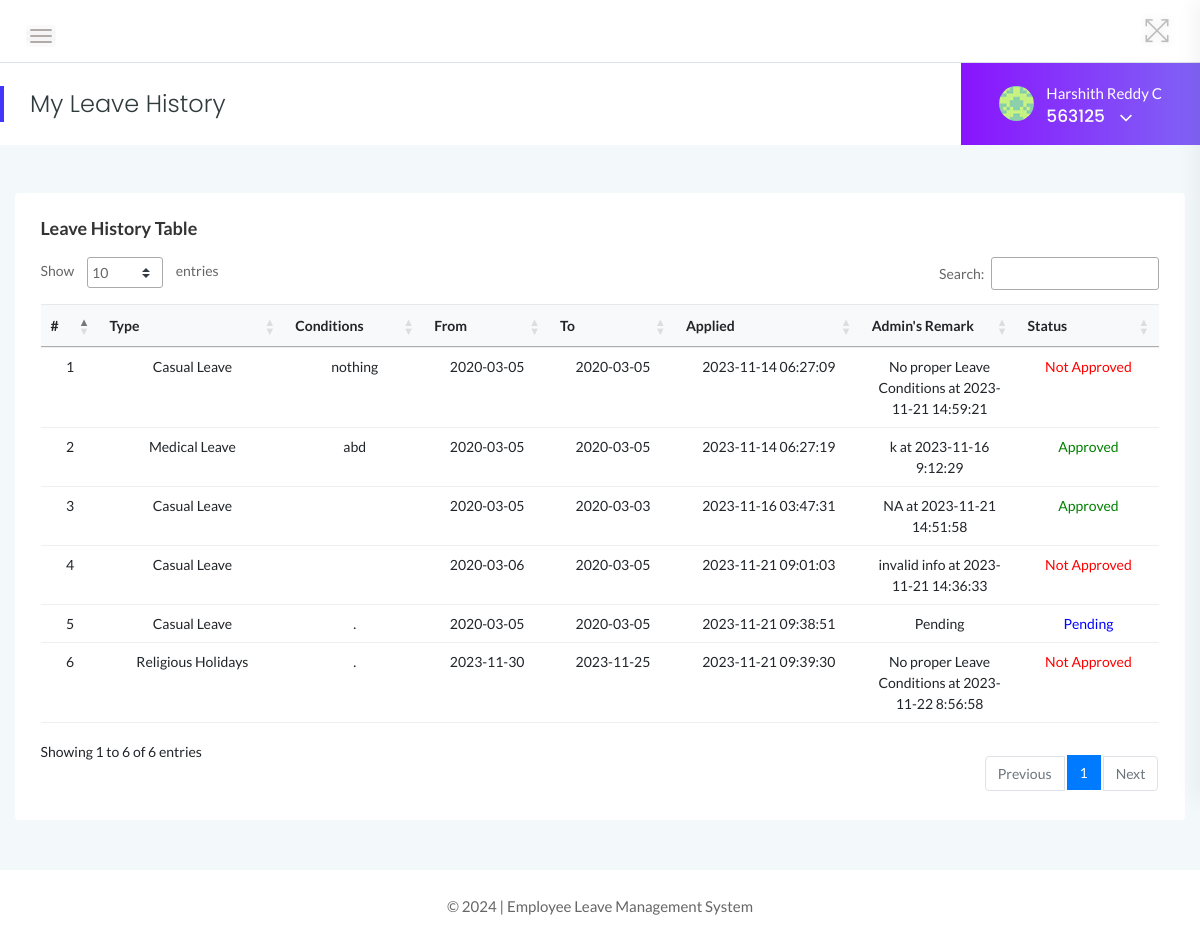
Screenshot of /employees/leave-history.php (signed in) with the database file from the repository.
### tables this page shows
CREATE TABLE `tblemployees` (
  `id` int(11) NOT NULL,
  `EmpId` varchar(100) NOT NULL,
  `FirstName` varchar(150) NOT NULL,
  `LastName` varchar(150) NOT NULL,
  `EmailId` varchar(200) NOT NULL,
  `Password` varchar(180) NOT NULL,
  `Gender` varchar(100) NOT NULL,
  `Dob` varchar(100) NOT NULL,
  `Department` varchar(255) NOT NULL,
  `Address` varchar(255) NOT NULL,
  `City` varchar(200) NOT NULL,
  `Country` varchar(150) NOT NULL,
  `Phonenumber` char(11) NOT NULL,
  `Status` int(1) NOT NULL,
  `RegDate` timestamp NOT NULL DEFAULT current_timestamp()
);

CREATE TABLE `tblleaves` (
  `id` int(11) NOT NULL,
  `LeaveType` varchar(110) NOT NULL,
  `ToDate` varchar(120) NOT NULL,
  `FromDate` varchar(120) NOT NULL,
  `Description` mediumtext NOT NULL,
  `PostingDate` timestamp NOT NULL DEFAULT current_timestamp(),
  `AdminRemark` mediumtext DEFAULT NULL,
  `AdminRemarkDate` varchar(120) DEFAULT NULL,
  `Status` int(1) NOT NULL,
  `IsRead` int(1) NOT NULL,
  `empid` int(11) DEFAULT NULL
);

### employees/leave-history.php (the view, shortened to what this page needs)
<?php
    include('includes/dbconn.php');
    if(strlen($_SESSION['emplogin'])==0){
    header('location:../index.php');
    }   else    {
 ?>
<!doctype html>
<html class="no-js" lang="en">
<head>
    <link rel="stylesheet" href="../assets/css/bootstrap.min.css">
    <link rel="stylesheet" href="../assets/css/font-awesome.min.css">
    <link rel="stylesheet" href="../assets/css/themify-icons.css">
    <link rel="stylesheet" href="../assets/css/metisMenu.css">
    <link rel="stylesheet" href="../assets/css/owl.carousel.min.css">
    <link rel="stylesheet" href="../assets/css/slicknav.min.css">
    <link rel="stylesheet" href="https://www.amcharts.com/lib/3/plugins/export/export.css" type="text/css" media="all" />
    <link rel="stylesheet" type="text/css" href="https://cdn.datatables.net/1.10.19/css/jquery.dataTables.css">
    <link rel="stylesheet" type="text/css" href="https://cdn.datatables.net/1.10.18/css/dataTables.bootstrap4.min.css">
    <link rel="stylesheet" type="text/css" href="https://cdn.datatables.net/responsive/2.2.3/css/responsive.bootstrap.min.css">
    <link rel="stylesheet" type="text/css" href="https://cdn.datatables.net/responsive/2.2.3/css/responsive.jqueryui.min.css">
    <link rel="stylesheet" href="../assets/css/typography.css">
    <link rel="stylesheet" href="../assets/css/default-css.css">
    <link rel="stylesheet" href="../assets/css/styles.css">
    <link rel="stylesheet" href="../assets/css/responsive.css">
</head>
<body>
    <div class="page-container">
        <div class="main-content">
            <div class="header-area">
                <div class="row align-items-center">
                    <div class="col-md-6 col-sm-8 clearfix">
                        <div class="nav-btn pull-left">
                            <span></span>
                            <span></span>
                            <span></span>
                        </div>
                    </div>
                    <div class="col-md-6 col-sm-4 clearfix">
                        <ul class="notification-area pull-right">
                            <li id="full-view"><i class="ti-fullscreen"></i></li>
                        </ul>
                    </div>
                </div>
            </div>
            <div class="page-title-area">
                <div class="row align-items-center">
                    <div class="col-sm-6">
                        <div class="breadcrumbs-area clearfix">
                            <h4 class="page-title pull-left">My Leave History</h4>
                        </div>
                    </div>
                    <div class="col-sm-6 clearfix">
                         <?php include '../includes/employee-profile-section.php'?>
                    </div>
                </div>
            </div>
            <div class="main-content-inner">
                <div class="row">
                    <div class="col-12 mt-5">
                        <div class="card">
                            <div class="card-body">
                                <h4 class="header-title">Leave History Table</h4>
                                <div class="data-tables">
                                    <table id="dataTable" class="table table-hover progress-table text-center">
                                        <thead class="bg-light text-capitalize">
                                            <tr>
                                                <th>#</th>
                                                <th width="150">Type</th>
                                                <th>Conditions</th>
                                                <th>From</th>
                                                <th>To</th>
                                                <th width="150">Applied</th>
                                                <th width="120">Admin's Remark</th>
                                                <th>Status</th>
                                            </tr>
                                        </thead>
                                        <tbody>
                                        <?php
                                        $eid=$_SESSION['eid'];
                                        $sql = "SELECT LeaveType,ToDate,FromDate,Description,PostingDate,AdminRemarkDate,AdminRemark,Status from tblleaves where empid=:eid";
                                        $query = $dbh -> prepare($sql);
                                        $query->bindParam(':eid',$eid,PDO::PARAM_STR);
                                        $query->execute();
                                        $results=$query->fetchAll(PDO::FETCH_OBJ);
                                        $cnt=1;
                                        if($query->rowCount() > 0){
                                        foreach($results as $result)
                                        {  ?>
                                            <tr>
                                            <td> <?php echo htmlentities($cnt);?></td>
                                            <td><?php echo htmlentities($result->LeaveType);?></td>
                                            <td><?php echo htmlentities($result->Description);?></td>
                                            <td><?php echo htmlentities($result->FromDate);?></td>
                                            <td><?php echo htmlentities($result->ToDate);?></td>
                                            <td><?php echo htmlentities($result->PostingDate);?></td>
                                            <td><?php if($result->AdminRemark=="")
                                            {
                                            echo htmlentities('Pending');
                                            } else {
                                            echo htmlentities(($result->AdminRemark)." "."at"." ".$result->AdminRemarkDate);
                                            }
                                            ?>
                                            </td>
                                            <td> <?php $stats=$result->Status;
                                                if($stats==1){
                                             ?>
                                                 <span style="color: green">Approved</span>
                                                 <?php } if($stats==2)  { ?>
                                                <span style="color: red">Not Approved</span>
                                                 <?php } if($stats==0)  { ?>
                                                <span style="color: blue">Pending</span>
                                                <?php } ?>
                                             </td>
                                        </tr>
                                         <?php $cnt++;} }?>
                                        </tbody>
                                    </table>
                                </div>
                            </div>
                        </div>
                    </div>
                </div>
            </div>
        </div>
        <?php include '../includes/footer.php' ?>
    </div>
</body>
</html>
<?php } ?>

### includes/logged.php (shortened to what this page needs)
<?php
    include '../includes/dbconn.php';
    $eid=$_SESSION['eid'];
    $sql = "SELECT FirstName,LastName,EmpId from  tblemployees where id=:eid";
    $query = $dbh -> prepare($sql);
    $query->bindParam(':eid',$eid,PDO::PARAM_STR);
    $query->execute();
    $results=$query->fetchAll(PDO::FETCH_OBJ);
    if($query->rowCount() > 0){
        foreach($results as $result)
    {    ?>
        <p style="color:white;"><?php echo htmlentities($result->FirstName." ".$result->LastName);?></p>
        <span><?php echo htmlentities($result->EmpId)?></span>
<?php }
    }
?>

### assets/css/styles.css (style rules this page uses)
.page-container { width: 100%; height: 100%; min-height: 100vh; padding-left: 280px; -webkit-transition: padding-left 0.3s ease 0s; transition: padding-left 0.3s ease 0s; }
.sbar_collapsed.page-container { padding-left: 0; }
.card { border: none; border-radius: 4px; background-color: #fff; -webkit-transition: all 0.3s ease 0s; transition: all 0.3s ease 0s; }
.card-body { padding: 25.6px; padding: 1.6rem; }
.main-content { width: 100%; background: #f3f8fb; }
.main-content-inner { padding: 0 30px 50px; }
.header-area { padding: 15px 30px; background: #fff; border-bottom: 1px solid #d8e3e7; }
.nav-btn { margin: 10px 30px 0 0; cursor: pointer; }
.nav-btn span { display: block; width: 22px; height: 2px; background: #b3aaaa; margin: 4px 0; border-radius: 15px; -webkit-transition: all 0.3s ease 0s; transition: all 0.3s ease 0s; box-shadow: 0 0 0 4px rgba(99, 96, 96, 0.03); }
.nav-btn span:nth-child(2) { opacity: 0; }
.nav-btn span:first-child { -webkit-transform: rotate(45deg) translate(5px, 5px); transform: rotate(45deg) translate(5px, 5px); }
.nav-btn span:last-child { -webkit-transform: rotate(-45deg) translate(3px, -3px); transform: rotate(-45deg) translate(3px, -3px); }
.sbar_collapsed .nav-btn span { transform: none; opacity: 1; }
.notification-area { -webkit-user-select: none; -moz-user-select: none; -ms-user-select: none; user-select: none; position: relative; z-index: 1; }
.notification-area li { display: inline-block; margin-left: 20px; cursor: pointer; -webkit-user-select: none; -moz-user-select: none; -ms-user-select: none; user-select: none; }
.notification-area li > i { font-size: 26px; color: #bdbcbc; vertical-align: middle; text-shadow: 0 0 8px rgba(0, 0, 0, 0.12); -webkit-transition: color 0.3s ease 0s; transition: color 0.3s ease 0s; }
.notification-area li#full-view { display: inline-block; }
.page-title-area { padding: 0 30px; background: #fff; position: relative; }
.page-title-area:before { content: ""; position: absolute; left: 0; top: 50%; width: 4px; height: 36px; background: var(--primary-color); -webkit-transform: translateY(-50%); transform: translateY(-50%); }
.page-title { font-size: 24px; font-weight: 300; color: #313b3d; letter-spacing: 0; margin-right: 30px; }
.header-title { font-family: "Lato", sans-serif; font-size: 18px; font-weight: 600; letter-spacing: 0; color: #333; text-transform: capitalize; margin-bottom: 17px; }
table tr th { border-bottom: none; }
table tr th, table tr td { border-top: 1px solid rgba(120, 130, 140, 0.13) !important; }
table.dataTable.no-footer { border-bottom: 1px solid rgba(120, 130, 140, 0.13) !important; }
table.dataTable thead th, table.dataTable thead td { border-bottom-color: transparent; }

### assets/css/responsive.css (style rules this page uses)
@media (min-width: 1200px) and (max-width: 1364px) { .nav-btn { position: fixed; z-index: 99; left: 363px; background: #303641; padding: 14px; top: 0; margin: 0; } }
@media (min-width: 1200px) and (max-width: 1364px) { .nav-btn span { background: #fffbfb; } }
@media (min-width: 1200px) and (max-width: 1364px) { .sbar_collapsed .nav-btn { position: initial; background: none; padding: 0; margin: 10px 30px 0 0; } }
@media (min-width: 1200px) and (max-width: 1364px) { .sbar_collapsed .nav-btn span { background: #b3aaaa; } }
@media (min-width: 1200px) and (max-width: 1364px) { .main-content-inner { padding: 0 15px 50px; } }
@media (min-width: 1200px) and (max-width: 1364px) { .page-container, .sbar_collapsed.page-container { padding-left: 0; } }

### rows the page displays
tblemployees: FirstName+LastName "Harshith Reddy C", EmpId "563125"
tblleaves: LeaveType "Casual Leave", Description "nothing", FromDate "2020-03-05", ToDate "2020-03-05", PostingDate "2023-11-14 06:27:09", AdminRemark+AdminRemarkDate "No proper Leave Conditions at 2023-11-21 14:59:21", Status "Not Approved"
tblleaves: LeaveType "Medical Leave", Description "abd", FromDate "2020-03-05", ToDate "2020-03-05", PostingDate "2023-11-14 06:27:19", AdminRemark+AdminRemarkDate "k at 2023-11-16 9:12:29", Status "Approved"
tblleaves: LeaveType "Casual Leave", FromDate "2020-03-05", ToDate "2020-03-03", PostingDate "2023-11-16 03:47:31", AdminRemark+AdminRemarkDate "NA at 2023-11-21 14:51:58", Status "Approved"
tblleaves: LeaveType "Casual Leave", FromDate "2020-03-06", ToDate "2020-03-05", PostingDate "2023-11-21 09:01:03", AdminRemark+AdminRemarkDate "invalid info at 2023-11-21 14:36:33", Status "Not Approved"
tblleaves: LeaveType "Casual Leave", Description ".", FromDate "2020-03-05", ToDate "2020-03-05", PostingDate "2023-11-21 09:38:51", Status "Pending"
tblleaves: LeaveType "Religious Holidays", Description ".", FromDate "2023-11-30", ToDate "2023-11-25", PostingDate "2023-11-21 09:39:30", AdminRemark+AdminRemarkDate "No proper Leave Conditions at 2023-11-22 8:56:58", Status "Not Approved"
